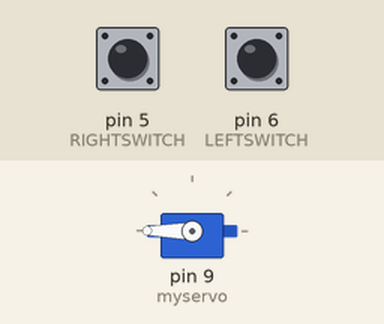
A sketch run on a simulated Arduino Uno, built with avr-gcc and run on an emulated ATmega328P. Parts: servo. The test bench sets the inputs (shaded band); at power-on: pin 6 (LEFTSWITCH) HIGH, pin 5 (RIGHTSWITCH) HIGH. What the sketch prints to the serial monitor is not drawn.

Above: at 1.3 s.
1.4 s: pin 6 (LEFTSWITCH) pulled LOW for 0.15 s
At 2.0 s:
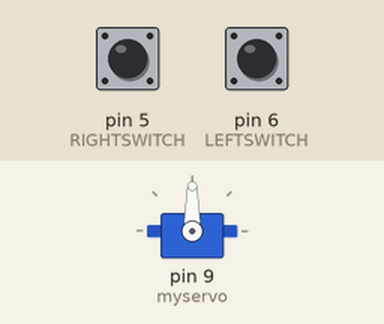
3.0 s: pin 5 (RIGHTSWITCH) pulled LOW for 0.15 s
At 3.3 s:
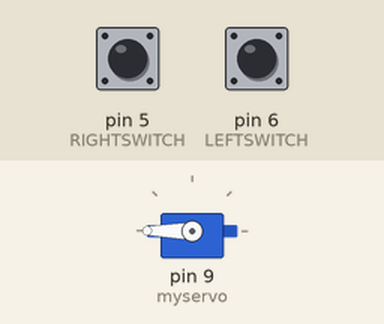
4.6 s: pin 6 (LEFTSWITCH) pulled LOW for 1 s
At 5.7 s:
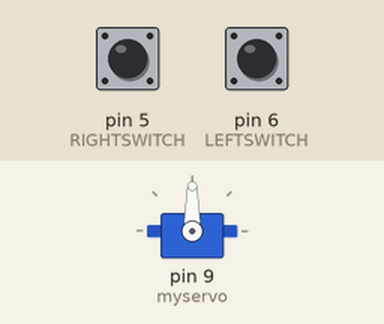
Timing chart, 0 to 7.6 s (numbered marks = the images above; inputs shaded):
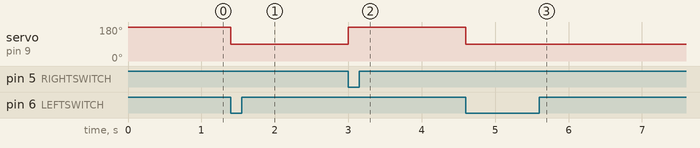

Measured:
- after the input at 1.4 s, servo on pin 9 (myservo): 180° → 90° at once
- after the input at 3.0 s, servo on pin 9 (myservo): 90° → 180° at once
- after the input at 4.6 s, servo on pin 9 (myservo): 180° → 90° at once

The sketch:

Servo_Tests.ino
```cpp
/*
 *  Very Simple Sketch to test the 9G Servo
 *  Uses the RIGHT and LEFT switches to move raise and lower
 *  the servo.
 *  This can be used to calibrate for your servo, and pen setup
 *  By LeRoy Miller Dec 2017
 *  for use with the Keyes L-298P Shield
 */
#include <Servo.h>

#define LEFTSWITCH 6 //D6 Blue Connector Marked "B"
#define RIGHTSWITCH 5 //D5 Blue Connector Marked "G"

int raise = 180; //Move the servo to position 180
int lower = 90; //Move the servo to position 90

Servo myservo;  // create servo object to control a servo

void setup() {
  Serial.begin(9600);
  myservo.attach(9);  // attaches the servo on pin 9 to the servo object
  pinMode(LEFTSWITCH, INPUT_PULLUP);
  pinMode(RIGHTSWITCH, INPUT_PULLUP);
  penUp();
  Serial.println("Use Left Switch to Lower Pen");
  Serial.println("Use Right Switch to Raise Pen");
}

void loop() {
 if (digitalRead(LEFTSWITCH) == LOW) {penDown();}
 if (digitalRead(RIGHTSWITCH) == LOW) {penUp();}

}

void penUp() {
  myservo.write(raise);
  delay(100);
}

void penDown() {
  myservo.write(lower);
  delay(100);
}
```
